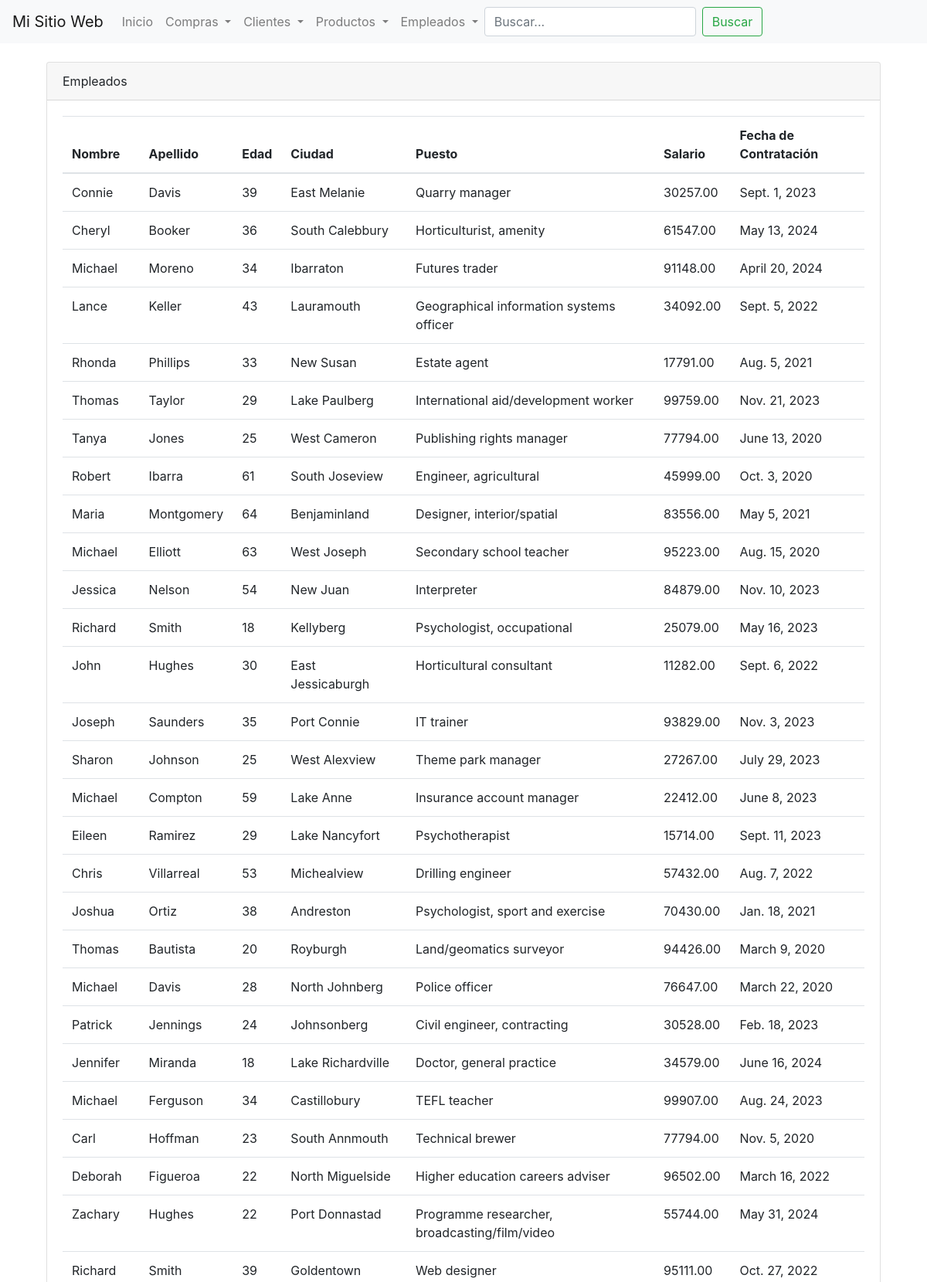
/empleados/ (upper part), run on the app's committed database.
### webapp/models.py (models this page shows, shortened)
class Persona(models.Model):
    nombre = models.CharField(max_length=100, default='Nombre')
    apellido = models.CharField(max_length=100, default='Apellido')
    edad = models.IntegerField(default=0)
    ciudad = models.CharField(max_length=100, default='Ciudad')
    class Meta:
        abstract = True

class Empleado(Persona):
    puesto = models.CharField(max_length=100, default='Puesto')
    salario = models.DecimalField(max_digits=10, decimal_places=2, default=0.00)
    fecha_contratacion = models.DateField(default='2000-01-01')

### webapp/views.py (the view)
# urls.py: path('empleados/', views.lista_empleados, name='lista_empleados'),
def lista_empleados(request):
    empleados = Empleado.objects.all()
    return render(request, 'webapp/lista_empleados.html', {'empleados': empleados})

### webapp/templates/webapp/lista_empleados.html (shortened to what this page needs)
{% extends 'webapp/base.html' %}
{% block content %}
<div class="container">
    <div class="card">
        <div class="card-header">
            Empleados
        </div>
        <div class="card-body">
            <table class="table table-hover">
                <thead>
                    <tr>
                        <th scope="col">Nombre</th>
                        <th scope="col">Apellido</th>
                        <th scope="col">Edad</th>
                        <th scope="col">Ciudad</th>
                        <th scope="col">Puesto</th>
                        <th scope="col">Salario</th>
                        <th scope="col">Fecha de Contratación</th>
                    </tr>
                </thead>
                <tbody>
                    {% for empleado in empleados %}
                    <tr>
                        <td>{{ empleado.nombre }}</td>
                        <td>{{ empleado.apellido }}</td>
                        <td>{{ empleado.edad }}</td>
                        <td>{{ empleado.ciudad }}</td>
                        <td>{{ empleado.puesto }}</td>
                        <td>{{ empleado.salario }}</td>
                        <td>{{ empleado.fecha_contratacion }}</td>
                    </tr>
                    {% endfor %}
                </tbody>
            </table>
        </div>
    </div>
</div>
{% endblock %}

### data on the page
Empleado: nombre "Connie", apellido "Davis", edad "39", ciudad "East Melanie", puesto "Quarry manager", salario "30257.00", fecha_contratacion "Sept. 1, 2023"
Empleado: nombre "Cheryl", apellido "Booker", edad "36", ciudad "South Calebbury", puesto "Horticulturist, amenity", salario "61547.00", fecha_contratacion "May 13, 2024"
Empleado: nombre "Michael", apellido "Moreno", edad "34", ciudad "Ibarraton", puesto "Futures trader", salario "91148.00", fecha_contratacion "April 20, 2024"
Empleado: nombre "Lance", apellido "Keller", edad "43", ciudad "Lauramouth", puesto "Geographical information systems officer", salario "34092.00", fecha_contratacion "Sept. 5, 2022"
Empleado: nombre "Rhonda", apellido "Phillips", edad "33", ciudad "New Susan", puesto "Estate agent", salario "17791.00", fecha_contratacion "Aug. 5, 2021"
Empleado: nombre "Thomas", apellido "Taylor", edad "29", ciudad "Lake Paulberg", puesto "International aid/development worker", salario "99759.00", fecha_contratacion "Nov. 21, 2023"
Empleado: nombre "Tanya", apellido "Jones", edad "25", ciudad "West Cameron", puesto "Publishing rights manager", salario "77794.00", fecha_contratacion "June 13, 2020"
Empleado: nombre "Robert", apellido "Ibarra", edad "61", ciudad "South Joseview", puesto "Engineer, agricultural", salario "45999.00", fecha_contratacion "Oct. 3, 2020"
Empleado: nombre "Maria", apellido "Montgomery", edad "64", ciudad "Benjaminland", puesto "Designer, interior/spatial", salario "83556.00", fecha_contratacion "May 5, 2021"
Empleado: nombre "Michael", apellido "Elliott", edad "63", ciudad "West Joseph", puesto "Secondary school teacher", salario "95223.00", fecha_contratacion "Aug. 15, 2020"
Empleado: nombre "Jessica", apellido "Nelson", edad "54", ciudad "New Juan", puesto "Interpreter", salario "84879.00", fecha_contratacion "Nov. 10, 2023"
Empleado: nombre "Richard", apellido "Smith", edad "18", ciudad "Kellyberg", puesto "Psychologist, occupational", salario "25079.00", fecha_contratacion "May 16, 2023"
Empleado: nombre "John", apellido "Hughes", edad "30", ciudad "East Jessicaburgh", puesto "Horticultural consultant", salario "11282.00", fecha_contratacion "Sept. 6, 2022"
Empleado: nombre "Joseph", apellido "Saunders", edad "35", ciudad "Port Connie", puesto "IT trainer", salario "93829.00", fecha_contratacion "Nov. 3, 2023"
Empleado: nombre "Sharon", apellido "Johnson", edad "25", ciudad "West Alexview", puesto "Theme park manager", salario "27267.00", fecha_contratacion "July 29, 2023"
Empleado: nombre "Michael", apellido "Compton", edad "59", ciudad "Lake Anne", puesto "Insurance account manager", salario "22412.00", fecha_contratacion "June 8, 2023"
Empleado: nombre "Eileen", apellido "Ramirez", edad "29", ciudad "Lake Nancyfort", puesto "Psychotherapist", salario "15714.00", fecha_contratacion "Sept. 11, 2023"
Empleado: nombre "Chris", apellido "Villarreal", edad "53", ciudad "Michealview", puesto "Drilling engineer", salario "57432.00", fecha_contratacion "Aug. 7, 2022"
Empleado: nombre "Joshua", apellido "Ortiz", edad "38", ciudad "Andreston", puesto "Psychologist, sport and exercise", salario "70430.00", fecha_contratacion "Jan. 18, 2021"
Empleado: nombre "Thomas", apellido "Bautista", edad "20", ciudad "Royburgh", puesto "Land/geomatics surveyor", salario "94426.00", fecha_contratacion "March 9, 2020"
Empleado: nombre "Michael", apellido "Davis", edad "28", ciudad "North Johnberg", puesto "Police officer", salario "76647.00", fecha_contratacion "March 22, 2020"
Empleado: nombre "Patrick", apellido "Jennings", edad "24", ciudad "Johnsonberg", puesto "Civil engineer, contracting", salario "30528.00", fecha_contratacion "Feb. 18, 2023"
Empleado: nombre "Jennifer", apellido "Miranda", edad "18", ciudad "Lake Richardville", puesto "Doctor, general practice", salario "34579.00", fecha_contratacion "June 16, 2024"
Empleado: nombre "Michael", apellido "Ferguson", edad "34", ciudad "Castillobury", puesto "TEFL teacher", salario "99907.00", fecha_contratacion "Aug. 24, 2023"
Empleado: nombre "Carl", apellido "Hoffman", edad "23", ciudad "South Annmouth", puesto "Technical brewer", salario "77794.00", fecha_contratacion "Nov. 5, 2020"
Empleado: nombre "Deborah", apellido "Figueroa", edad "22", ciudad "North Miguelside", puesto "Higher education careers adviser", salario "96502.00", fecha_contratacion "March 16, 2022"
Empleado: nombre "Zachary", apellido "Hughes", edad "22", ciudad "Port Donnastad", puesto "Programme researcher, broadcasting/film/video", salario "55744.00", fecha_contratacion "May 31, 2024"
Empleado: nombre "Richard", apellido "Smith", edad "39", ciudad "Goldentown", puesto "Web designer", salario "95111.00", fecha_contratacion "Oct. 27, 2022"
